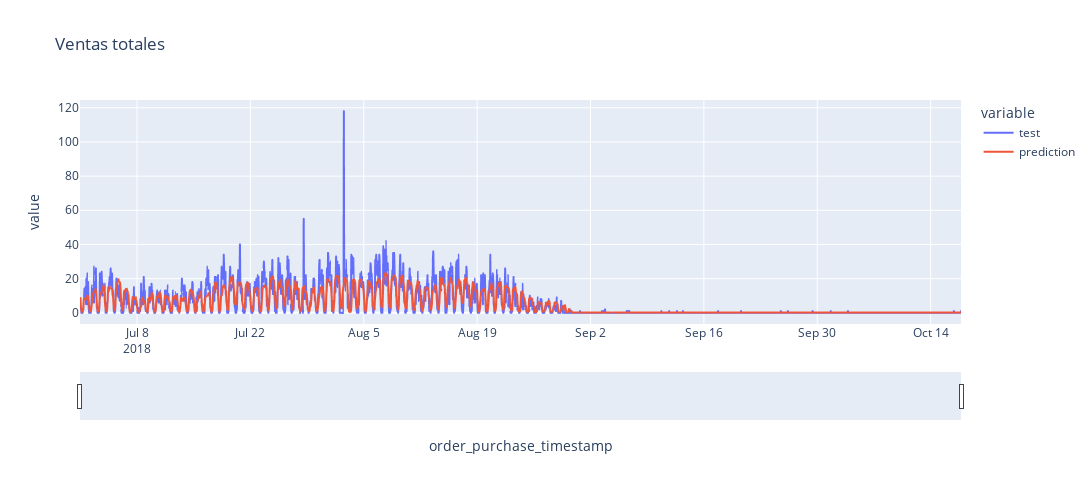

Notebook cell for this chart:
### Code cell
# Plot de predicciones interactivas
# ============================================================================
datos_plot=pd.DataFrame({
                'test': datos_test['cantidad_ventas'],
                'prediction': predicciones['pred'],
})
datos_plot.index.name='order_purchase_timestamp'

fig = px.line(
    data_frame  = datos_plot.reset_index(),
    x           = 'order_purchase_timestamp',
    y           = datos_plot.columns,
    title       = 'Ventas totales',
    width       = 1200,
    height      = 500
)

fig.update_xaxes(rangeslider_visible=True)
fig.show()

### Figure 1 — Plotly figure (JSON) as saved in the notebook; plotly's stock layout.template omitted (floating-point values rounded to 4 significant figures; data arrays with more than 128 entries replaced by an {"elided": "..."} marker saying what was removed)
{"data": [{"hovertemplate": "variable=test<br>order_purchase_timestamp=%{x}<br>value=%{y}<extra></extra>", "legendgroup": "test", "line": {"color": "#636efa", "dash": "solid"}, "marker": {"symbol": "circle"}, "mode": "lines", "name": "test", "showlegend": true, "type": "scattergl", "x": {"elided": "2612 str values"}, "xaxis": "x", "y": {"elided": "2612 int values"}, "yaxis": "y"}, {"hovertemplate": "variable=prediction<br>order_purchase_timestamp=%{x}<br>value=%{y}<extra></extra>", "legendgroup": "prediction", "line": {"color": "#EF553B", "dash": "solid"}, "marker": {"symbol": "circle"}, "mode": "lines", "name": "prediction", "showlegend": true, "type": "scattergl", "x": {"elided": "2612 str values"}, "xaxis": "x", "y": {"elided": "2612 float values"}, "yaxis": "y"}], "layout": {"height": 500, "legend": {"title": {"text": "variable"}, "tracegroupgap": 0}, "title": {"text": "Ventas totales"}, "width": 1200, "xaxis": {"anchor": "y", "domain": [0, 1], "rangeslider": {"visible": true}, "title": {"text": "order_purchase_timestamp"}}, "yaxis": {"anchor": "x", "domain": [0, 1], "title": {"text": "value"}}}}
